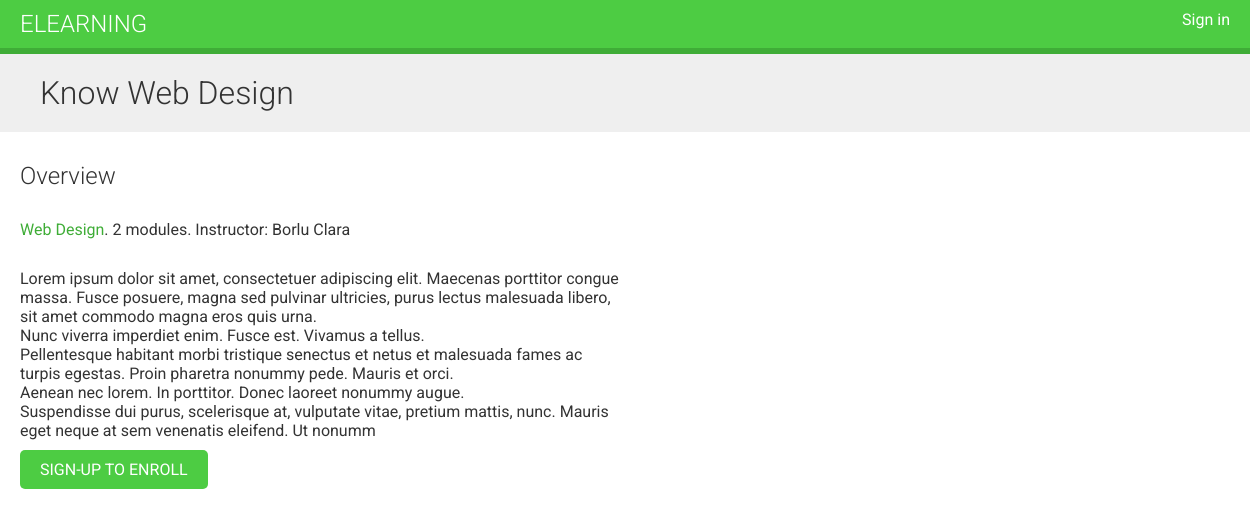
/course/detail/know-web-design/, run on the app's committed database.
### courses/models.py (models this page shows, shortened)
class Course(models.Model):
    instructor = models.ForeignKey(User, related_name='courses_created', on_delete=models.CASCADE)
    subject = models.ForeignKey(Subject, related_name='courses', on_delete=models.CASCADE)
    title = models.CharField(max_length=150)
    slug = models.SlugField(max_length=200, unique=True)
    overview = models.TextField()
    created = models.DateTimeField(auto_now_add=True)
    students = models.ManyToManyField(User, related_name='courses_enrolled', blank=True)
    class Meta:
        ordering = ['-created']

class Subject(models.Model):
    title = models.CharField(max_length=150)
    slug = models.SlugField(max_length=150, unique=True)
    class Meta:
        ordering = ['title']

### courses/views.py (the view)
# urls.py: path('detail/<slug:slug>/', CourseDetailView.as_view(), name='course_detail'),
class CourseDetailView(DetailView):
    model = Course
    template_name = 'courses/student_course_detail.html'
    context_object_name = 'course'
    def get_context_data(self, **kwargs):
        context = super().get_context_data(**kwargs)
        context['enroll_form'] = CourseEnrollForm(initial={'course':self.object})
        return context

### templates/courses/student_course_detail.html (shortened to what this page needs)
{% extends "_base.html" %}
{% block content %}
  {% with subject=course.subject %}
    <h1>
      {{ course.title }}
    </h1>
    <div class="module">
      <h2>Overview</h2>
      <p>
        <a href="{% url "course_list_subject" subject.slug %}">
        {{ subject.title }}</a>.
        {{ course.modules.count }} modules.
        Instructor: {{ course.instructor.get_full_name }}
      </p>
      {{ course.overview|linebreaks }}
      {% if request.user.is_authenticated and request.user in course.students.all %}
        <h2>You have Enrolled in "{{ course.title }}"</h2>
        <a href="{% url 'student_course_detail' course.id%}" class="button">Access course content</a>
      {% elif request.user.is_authenticated %}
        <form action="{% url 'student_enroll_course' %}" method="post">
          {% csrf_token %}
          {{ enroll_form }}
          <input type="submit" value="Enroll Now">
        </form>
      {% else %}
        <a href="{% url 'student_signup' %}" class="button">
          Sign-Up to enroll
        </a>
      {% endif %}
    </div>
  {% endwith %}
{% endblock %}

### static/css/base.css (style rules this page uses)
body { margin:0; font-family:'Roboto', sans-serif; font-weight:400; color:#333; }
a { color:#3fad37; text-decoration:none; }
h1, h2, h3, h4, h5, h6 { font-family:'Roboto', sans-serif; font-weight:300; }
h1 { background:#efefef; width:100%; overflow:auto; padding:20px 0 20px 40px; margin:0; }
.module { padding:10px 20px; float:left; width:600px; }
.module p { margin:10px 0 20px; width:100%; float:left; }
input[type=submit], a.button { border-radius:5px; background:#4dcc43; color:#fff; font-size:16px; text-transform:uppercase; border:none; padding:10px 20px; margin:20px 0; }

### data on the page
Course: title "Know Web Design", modules.count "2", instructor.get_full_name "Borlu Clara", overview "Lorem ipsum dolor sit amet, consectetuer adipiscing elit. Maecenas porttitor congue massa. Fusce posuere, magna sed pulvinar ultricies, purus lectus malesuada libero, sit amet commodo magna eros quis urna. Nunc viverra imperdiet enim. Fusce est. Vivamus a tellus. Pellentesque habitant morbi tristique senectus et netus et malesuada fames ac turpis egestas. Proin pharetra nonummy pede. Mauris et orci. Aenean nec lorem. In porttitor. Donec laoreet nonummy augue. Suspendisse dui purus, scelerisque at, vulputate vitae, pretium mattis, nunc. Mauris eget neque at sem venenatis eleifend. Ut nonumm"
Subject: title "Web Design"
